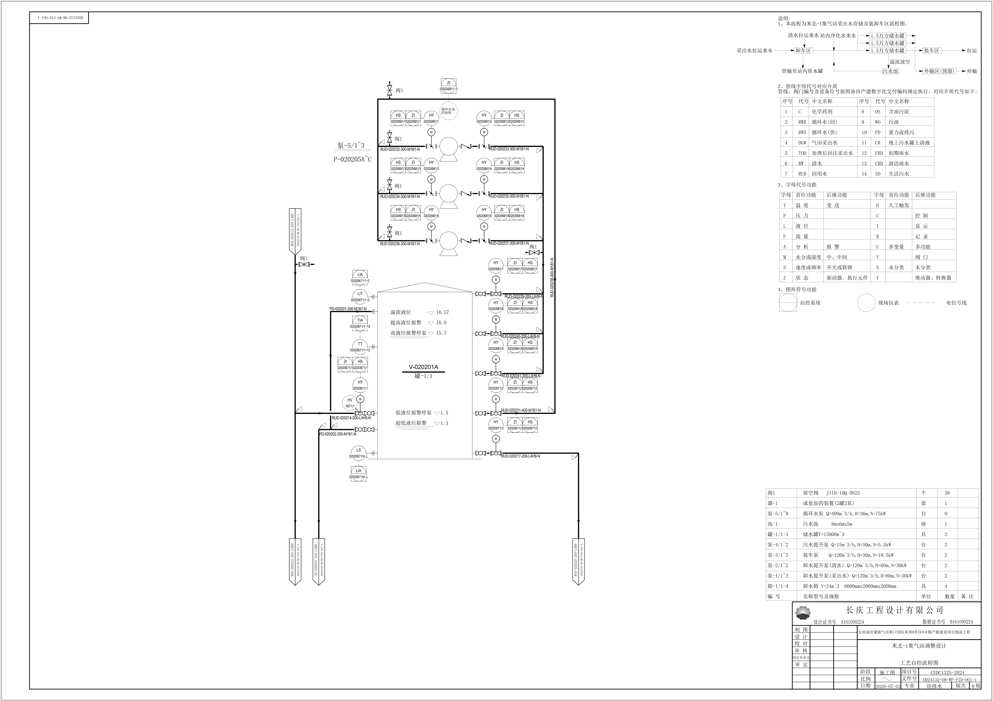
#> input picture PID/data/work/overflow_cmp/p1.jpg, 993 x 701 px
$ python -i image_preprocess.py   (imports and definitions only)
#> lines starting #> are read from the running program, lines starting #| are printed output that depends on the picture; after the words box and inside, x2 and y2 are one past the last pixel; in counts of white or black regions, pixels touching at a corner belong together
### PID/ai/tools/registry.py
"""工具注册中心。算法组实现函数体，禁止改 PRODUCES / 函数签名。"""

from __future__ import annotations

from typing import Any, Callable

ToolFn = Callable[[list[dict[str, Any]], dict[str, Any]], dict[str, Any]]

# need 工件名 → 工具名
NEED_TO_TOOL: dict[str, str] = {
    "layout": "layout.detect",
    "toc": "extract.toc",
    "title_block": "extract.title_block",
    "file_list": "extract.file_list",
    "legend": "extract.legend",
    "pid_graph": "extract.pid_graph",
    "site_features": "extract.site_features",
    "file_types": "extract.file_types",
    "paper": "extract.paper",
    "pid_sheets": "extract.pid_sheets",
    "notes": "extract.notes",
    "drawing_json": "extract.drawing_json",
}

TOOLS: dict[str, dict[str, Any]] = {}


def register(name: str, produces: list[str]):
    def deco(fn: ToolFn) -> ToolFn:
        TOOLS[name] = {"fn": fn, "produces": produces}
        return fn

    return deco


# [33 lines left out: functions fill, load_tools, not called in this run]

### PID/ai/tools/image_preprocess.py
"""图像预处理：倾斜校正 + 二值化。

核心函数 preprocess_image() 直接被其他 Tool 调用（与 crop_image 同模式），
同时注册空壳 Tool image.preprocess 让框架可见。参数由 Skill 的 preprocess 配置块提供。

处理顺序固定：倾斜校正 → 去噪 → 二值化。先做几何变换再做阈值统计，
否则旋转产生的锯齿会被二值化放大。
角度约定：detect_skew 返回的就是「矫正角」，直接传给 rotate 即可摆正，
调用方一律不再自行取负号。skew_fixed 也按同一口径填写矫正角。
"""

from __future__ import annotations

from pathlib import Path
from typing import Any

import numpy as np

from ai.tools.registry import register

# preprocess_image 允许的配置键，其余键忽略，避免 Skill 里多写一项就报错。
PARAMS = (
    "binarize",
    "threshold_method",
    "threshold_value",
    "deskew",
    "skew_mode",
    "skew_max",
    "skew_min",
    "skew_fixed",
)


# [9 lines left out: function run, not called in this run]


def _norm_angle(angle: float) -> float:
    """把角度归一到 (-90, 90]，直线没有方向，±180 是同一根线。"""
    while angle > 90.0:
        angle -= 180.0
    while angle <= -90.0:
        angle += 180.0
    return angle


def detect_skew(gray: np.ndarray, max_angle: float) -> float:
    """霍夫变换检测直线倾角，返回矫正角（度）——直接 rotate(angle) 即可摆正，检不出返回 0。"""
    import cv2

    edges = cv2.Canny(gray, 50, 150, apertureSize=3)
    threshold = max(80, gray.shape[1] // 8)
    lines = cv2.HoughLines(edges, 1, np.pi / 180, threshold)
    if lines is None:
        return 0.0
    angles: list[float] = []
    for item in lines[:400]:
        theta = float(item[0][1]) * 180.0 / np.pi  # 直线法线角，[0, 180)
        tilt = _norm_angle(90.0 - theta)
        if abs(tilt) <= max_angle:
            angles.append(tilt)
    if not angles:
        return 0.0
    return -float(np.median(angles))


# [18 lines left out: function rotate, not called in this run]


def to_binary(gray: np.ndarray, method: str, threshold_value: int) -> np.ndarray:
    """按方法二值化，再开运算去掉孤立噪点。"""
    import cv2

    name = str(method or "otsu").lower()
    if name == "fixed":
        _, binary = cv2.threshold(gray, int(threshold_value), 255, cv2.THRESH_BINARY)
    elif name == "adaptive":
        binary = cv2.adaptiveThreshold(
            gray, 255, cv2.ADAPTIVE_THRESH_GAUSSIAN_C, cv2.THRESH_BINARY, 31, 10
        )
    else:
        name = "otsu"
        _, binary = cv2.threshold(gray, 0, 255, cv2.THRESH_BINARY + cv2.THRESH_OTSU)
    kernel = np.ones((2, 2), np.uint8)
    return cv2.morphologyEx(binary, cv2.MORPH_OPEN, kernel)


def preprocess_image(
    image_path: str | Path,
    out_dir: str | Path,
    *,
    binarize: bool = True,
    threshold_method: str = "otsu",
    threshold_value: int = 127,
    deskew: bool = True,
    skew_mode: str = "auto",
    skew_max: float = 15.0,
    skew_min: float = 0.5,
    skew_fixed: float = 0.0,
) -> dict[str, Any]:
    """倾斜校正 + 二值化，返回处理后的图片路径。失败不抛异常。"""
#> called with image_path = '../../data/work/overflow_cmp/p1.jpg', out_dir = 'out.png', binarize = True, threshold_method = 'otsu', threshold_value = 127, deskew = True, skew_mode = 'auto', skew_max = 15
    import cv2

    src = Path(image_path)
    logs: list[str] = []
    base: dict[str, Any] = {
        "ok": False,
        "out_path": "",
        "skew_angle": 0.0,
        "corrected": False,
        "threshold_method": "",
        "logs": logs,
    }
    image = cv2.imread(str(src), cv2.IMREAD_COLOR)
#> image is the input picture: shape (701, 993, 3); min 0, max 255, mean 249
    if image is None:
        error = f"读图失败：{src}"
        logs.append(f"image.preprocess: {error}")
        return {**base, "error": error}
    if not deskew and not binarize:
        logs.append("image.preprocess: 未启用任何处理，返回原图")
        return {**base, "ok": True, "out_path": str(src)}

    angle = 0.0
    corrected = False
    if deskew:
        mode = str(skew_mode or "auto").lower()
        if mode == "fixed":
            angle = float(skew_fixed)
        elif mode == "auto":
            angle = detect_skew(cv2.cvtColor(image, cv2.COLOR_BGR2GRAY), float(skew_max))
#> in detect_skew, `edges = cv2.Canny(gray, 50, 150, apertureSize=3)`:
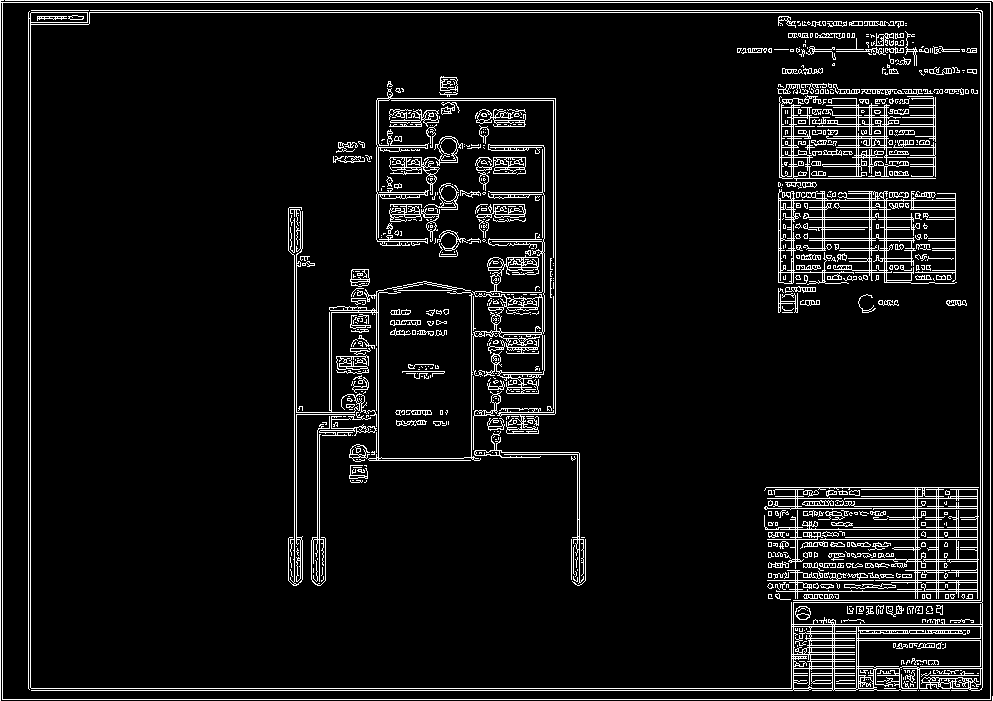
#> edges: shape (701, 993); 7.4% white in thin lines or dots
#> in detect_skew, `lines = cv2.HoughLines(edges, 1, np.pi / 180, threshold)`: lines = 1452 rows, first 8: [0, 1.57], [2, 1.57], [699, 1.57], [10, 1.57], [12, 1.57], [690, 1.57], [688, 1.57], [0, 0]
#> the loop in detect_skew, `for item in lines[:400]:` made 400 passes
#> (item, theta, tilt) on passes 1 to 3: ([[0, 1.57]], 90, -2.5e-06), ([[2, 1.57]], 90, -2.5e-06), ([[699, 1.57]], 90, -2.5e-06)
#> after the loop in detect_skew, `for item in lines[:400]:`: angles = 95 values, max 3 at index 80, min -5 at index 94, mean -1.14e-06
#> angle = 2.5e-06
        else:
            angle = 0.0
        if abs(angle) < float(skew_min):
            logs.append(f"image.preprocess: 倾斜 {angle:.2f}°，小于 {float(skew_min)}°，不矫正")
            angle = 0.0
        else:
            image = rotate(image, angle, color=True)
            corrected = True
            logs.append(f"image.preprocess: 倾斜 {angle:.2f}°，已矫正")
    else:
        logs.append("image.preprocess: 未启用倾斜校正")

    method = ""
    if binarize:
        method = str(threshold_method or "otsu").lower()
        gray = cv2.medianBlur(cv2.cvtColor(image, cv2.COLOR_BGR2GRAY), 3)
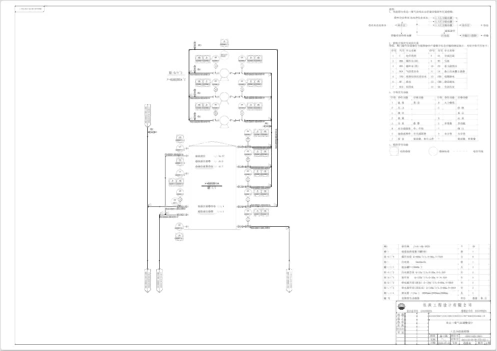
#> gray: shape (701, 993) (shown at 1/2 size); min 40, max 255, mean 250.6
        binary = to_binary(gray, method, int(threshold_value))
#> in to_binary, `_, binary = cv2.threshold(gray, 0, 255, cv2.THRESH_BINARY + cv2.THRESH..`:
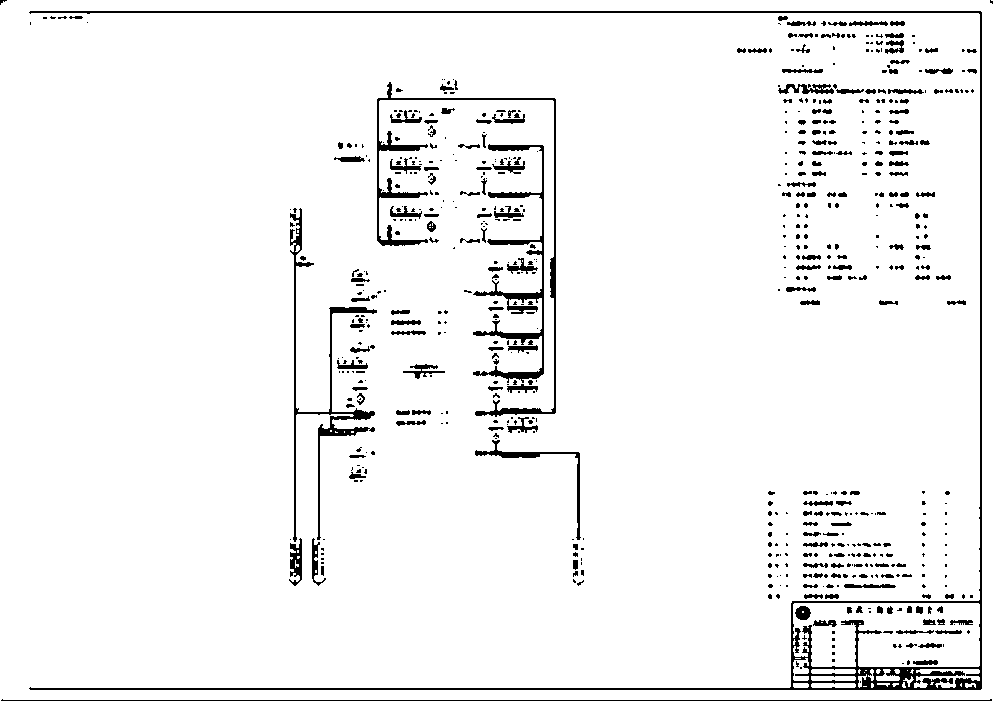
#> binary: shape (701, 993); 95.2% white; 654 black regions (433 under 20 px), largest, box (x1, y1, x2, y2) and area: (29, 11, 982, 690) 8290, (377, 82, 556, 417) 2809, (473, 144, 544, 383) 2642
#> in to_binary, `return cv2.morphologyEx(binary, cv2.MORPH_OPEN, kernel)`:
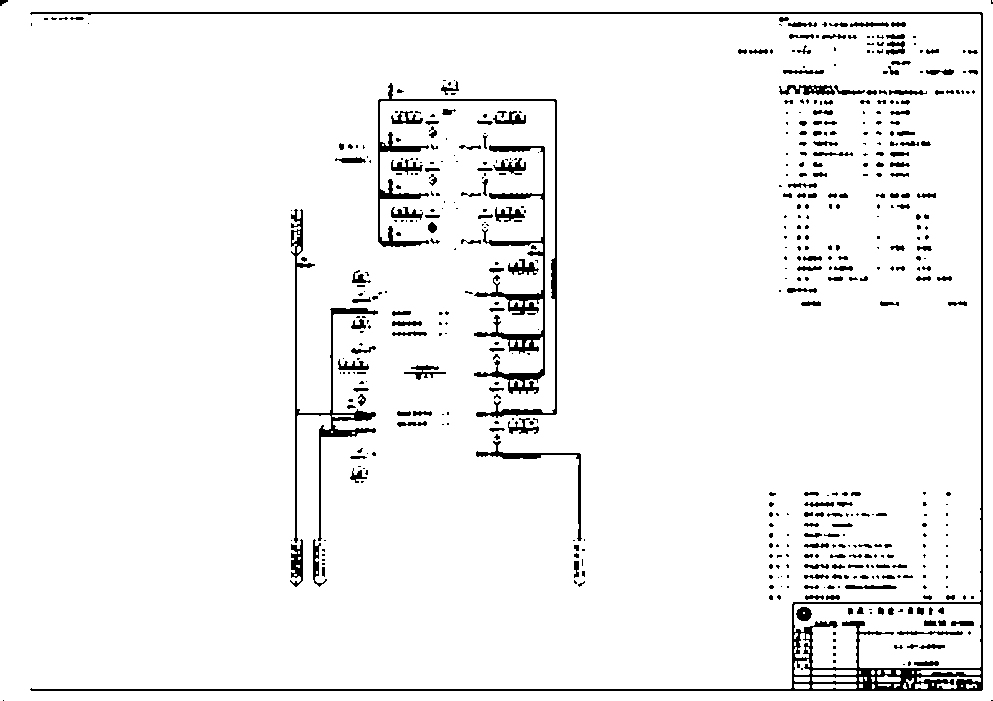
#> returned value: shape (701, 993); 95.2% white; 532 black regions (321 under 20 px), largest, box (x1, y1, x2, y2) and area: (30, 12, 983, 691) 8561, (474, 145, 545, 394) 3236, (378, 83, 557, 418) 2831
        if method not in {"fixed", "adaptive"}:
            method = "otsu"
        image = cv2.cvtColor(binary, cv2.COLOR_GRAY2BGR)
        logs.append(f"image.preprocess: 二值化 method={method}")
    else:
        logs.append("image.preprocess: 未启用二值化")

    dest = Path(out_dir)
    dest.mkdir(parents=True, exist_ok=True)
    out = dest / f"{src.stem}_preprocessed.png"
    if not cv2.imwrite(str(out), image):
        error = f"写图失败：{out}"
        logs.append(f"image.preprocess: {error}")
        return {**base, "error": error}
    logs.append(f"image.preprocess: 输出 {out}")
    return {
        **base,
        "ok": True,
        "out_path": str(out),
        "skew_angle": round(angle, 3),
        "corrected": corrected,
        "threshold_method": method,
    }

>>> result = preprocess_image('../../data/work/overflow_cmp/p1.jpg', 'out.png')

$ run again, on PID/data/work/overflow_cmp/p3.jpg
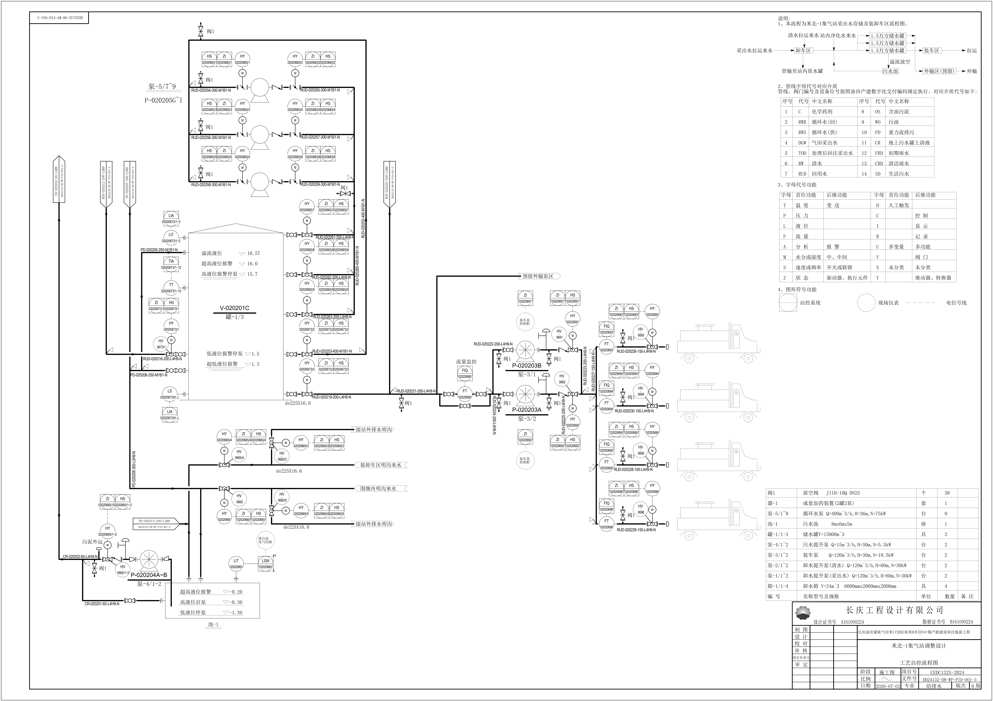
#> input picture PID/data/work/overflow_cmp/p3.jpg, 993 x 701 px
#> in preprocess_image, image is the input picture: shape (701, 993, 3); min 0, max 255, mean 246.1
#> in detect_skew, `edges = cv2.Canny(gray, 50, 150, apertureSize=3)`:
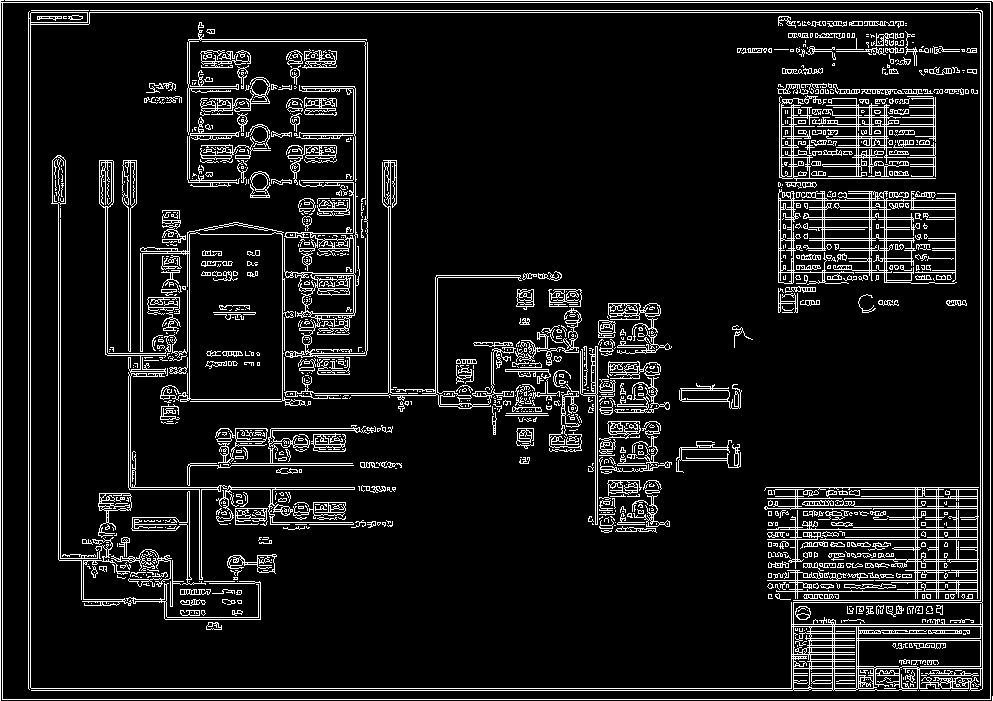
#> edges: shape (701, 993); 10% white in thin lines or dots
#> the loop in detect_skew, `for item in lines[:400]:` made 400 passes
#> (item, theta, tilt) on passes 1 to 3: ([[0, 1.57]], 90, -2.5e-06), ([[2, 1.57]], 90, -2.5e-06), ([[699, 1.57]], 90, -2.5e-06)
#> after the loop in detect_skew, `for item in lines[:400]:`: angles = 74 values, max 2 at index 64, min -15 at index 61, mean -0.716
#> angle = 2.5e-06
#> binary: shape (701, 993); 93.1% white; 995 black regions (694 under 20 px), largest, box (x1, y1, x2, y2) and area: (29, 11, 982, 690) 7965, (188, 23, 367, 357) 2810, (284, 86, 359, 324) 2710
#> in to_binary, `return cv2.morphologyEx(binary, cv2.MORPH_OPEN, kernel)`:
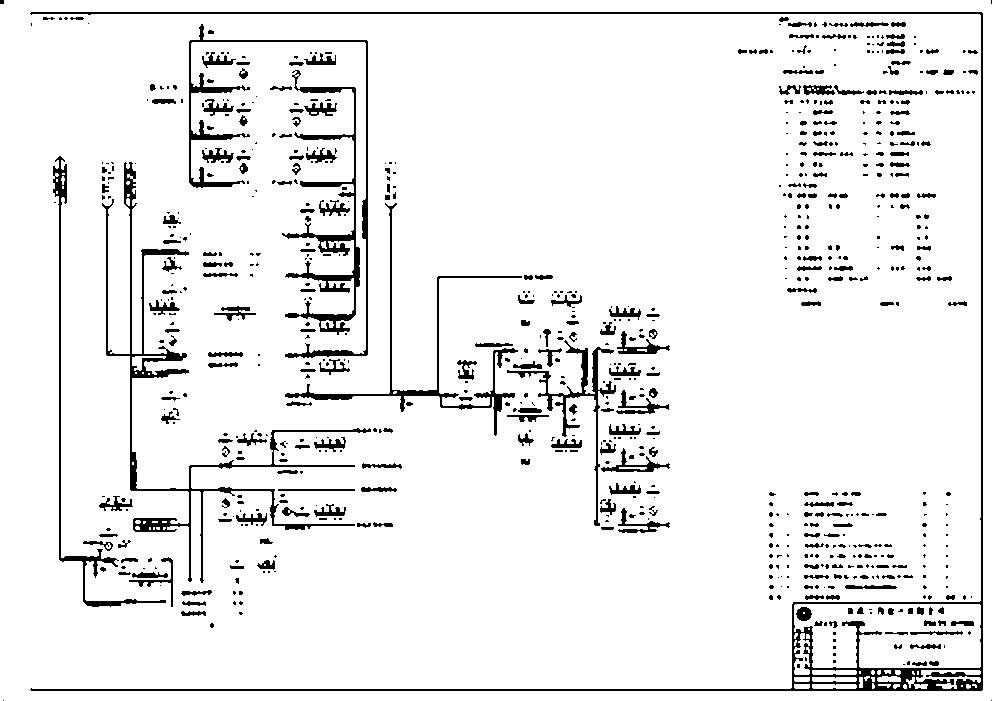
#> returned value: shape (701, 993); 93.1% white; 767 black regions (491 under 20 px), largest, box (x1, y1, x2, y2) and area: (30, 12, 983, 691) 8280, (102, 162, 371, 583) 4938, (282, 70, 360, 335) 3245
